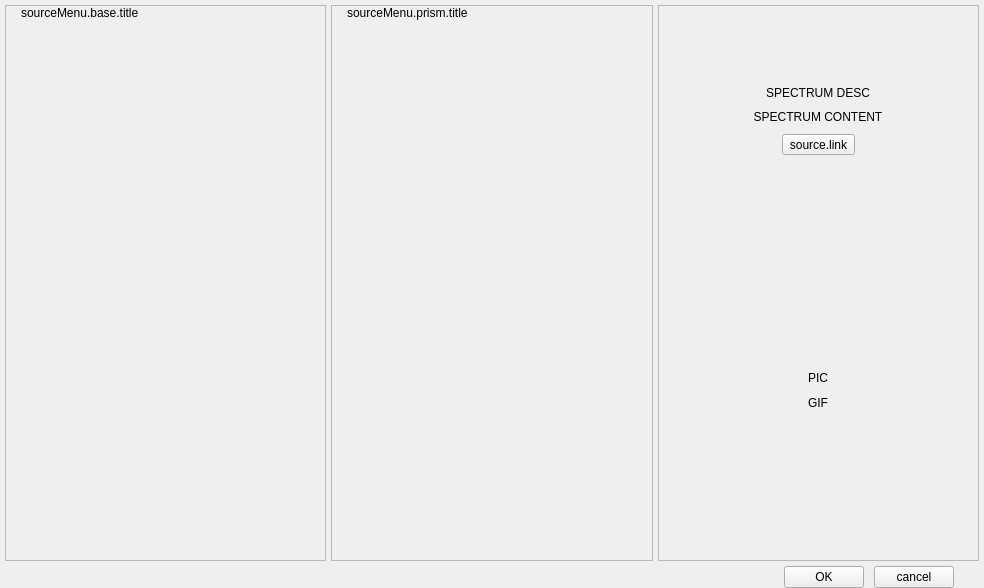
<?xml version="1.0" encoding="UTF-8"?>
<ui version="4.0">
 <class>PLSAddSourceView</class>
 <widget class="QWidget" name="PLSAddSourceView">
  <property name="geometry">
   <rect>
    <x>0</x>
    <y>0</y>
    <width>984</width>
    <height>588</height>
   </rect>
  </property>
  <property name="windowTitle">
   <string>Form</string>
  </property>
  <layout class="QVBoxLayout" name="verticalLayout">
   <property name="spacing">
    <number>0</number>
   </property>
   <property name="leftMargin">
    <number>0</number>
   </property>
   <property name="topMargin">
    <number>0</number>
   </property>
   <property name="rightMargin">
    <number>0</number>
   </property>
   <property name="bottomMargin">
    <number>0</number>
   </property>
   <item>
    <layout class="QHBoxLayout" name="horizontalLayout" stretch="1,1,1">
     <property name="spacing">
      <number>5</number>
     </property>
     <property name="leftMargin">
      <number>5</number>
     </property>
     <property name="topMargin">
      <number>5</number>
     </property>
     <property name="rightMargin">
      <number>5</number>
     </property>
     <property name="bottomMargin">
      <number>5</number>
     </property>
     <item>
      <widget class="QFrame" name="frame_baseSource">
       <property name="frameShape">
        <enum>QFrame::StyledPanel</enum>
       </property>
       <property name="frameShadow">
        <enum>QFrame::Raised</enum>
       </property>
       <layout class="QVBoxLayout" name="verticalLayout_2">
        <property name="spacing">
         <number>0</number>
        </property>
        <property name="leftMargin">
         <number>0</number>
        </property>
        <property name="topMargin">
         <number>0</number>
        </property>
        <property name="rightMargin">
         <number>0</number>
        </property>
        <property name="bottomMargin">
         <number>0</number>
        </property>
        <item>
         <layout class="QHBoxLayout" name="horizontalLayout_4">
          <property name="leftMargin">
           <number>15</number>
          </property>
          <property name="topMargin">
           <number>0</number>
          </property>
          <item>
           <widget class="QLabel" name="label_baseTitle">
            <property name="text">
             <string>sourceMenu.base.title</string>
            </property>
           </widget>
          </item>
         </layout>
        </item>
        <item>
         <widget class="VScrollArea" name="scrollArea">
          <property name="frameShape">
           <enum>QFrame::NoFrame</enum>
          </property>
          <property name="horizontalScrollBarPolicy">
           <enum>Qt::ScrollBarAlwaysOff</enum>
          </property>
          <property name="widgetResizable">
           <bool>true</bool>
          </property>
          <widget class="QWidget" name="content_baseSource">
           <property name="geometry">
            <rect>
             <x>0</x>
             <y>0</y>
             <width>319</width>
             <height>534</height>
            </rect>
           </property>
           <layout class="QVBoxLayout" name="verticalLayout_baseSource">
            <property name="spacing">
             <number>0</number>
            </property>
            <property name="leftMargin">
             <number>0</number>
            </property>
            <property name="topMargin">
             <number>0</number>
            </property>
            <property name="rightMargin">
             <number>0</number>
            </property>
            <property name="bottomMargin">
             <number>0</number>
            </property>
           </layout>
          </widget>
         </widget>
        </item>
       </layout>
      </widget>
     </item>
     <item>
      <widget class="QFrame" name="frame_prismSource">
       <property name="frameShape">
        <enum>QFrame::StyledPanel</enum>
       </property>
       <property name="frameShadow">
        <enum>QFrame::Raised</enum>
       </property>
       <layout class="QVBoxLayout" name="verticalLayout_3">
        <property name="spacing">
         <number>0</number>
        </property>
        <property name="leftMargin">
         <number>0</number>
        </property>
        <property name="topMargin">
         <number>0</number>
        </property>
        <property name="rightMargin">
         <number>0</number>
        </property>
        <property name="bottomMargin">
         <number>0</number>
        </property>
        <item>
         <layout class="QHBoxLayout" name="horizontalLayout_3">
          <property name="leftMargin">
           <number>15</number>
          </property>
          <property name="topMargin">
           <number>0</number>
          </property>
          <item>
           <widget class="QLabel" name="label_prismTitle">
            <property name="text">
             <string>sourceMenu.prism.title</string>
            </property>
           </widget>
          </item>
         </layout>
        </item>
        <item>
         <widget class="VScrollArea" name="scrollArea_2">
          <property name="frameShape">
           <enum>QFrame::NoFrame</enum>
          </property>
          <property name="horizontalScrollBarPolicy">
           <enum>Qt::ScrollBarAlwaysOff</enum>
          </property>
          <property name="widgetResizable">
           <bool>true</bool>
          </property>
          <widget class="QWidget" name="content_prismSource">
           <property name="geometry">
            <rect>
             <x>0</x>
             <y>0</y>
             <width>320</width>
             <height>534</height>
            </rect>
           </property>
           <layout class="QVBoxLayout" name="verticalLayout_prismSource">
            <property name="spacing">
             <number>0</number>
            </property>
            <property name="leftMargin">
             <number>0</number>
            </property>
            <property name="topMargin">
             <number>0</number>
            </property>
            <property name="rightMargin">
             <number>0</number>
            </property>
            <property name="bottomMargin">
             <number>0</number>
            </property>
           </layout>
          </widget>
         </widget>
        </item>
       </layout>
      </widget>
     </item>
     <item>
      <widget class="QFrame" name="frame_desc">
       <property name="minimumSize">
        <size>
         <width>0</width>
         <height>0</height>
        </size>
       </property>
       <property name="frameShape">
        <enum>QFrame::StyledPanel</enum>
       </property>
       <property name="frameShadow">
        <enum>QFrame::Raised</enum>
       </property>
       <layout class="QVBoxLayout" name="verticalLayout_4">
        <property name="spacing">
         <number>11</number>
        </property>
        <property name="leftMargin">
         <number>20</number>
        </property>
        <property name="topMargin">
         <number>80</number>
        </property>
        <property name="rightMargin">
         <number>20</number>
        </property>
        <property name="bottomMargin">
         <number>150</number>
        </property>
        <item>
         <layout class="QVBoxLayout" name="verticalLayout_5">
          <property name="spacing">
           <number>10</number>
          </property>
          <property name="topMargin">
           <number>0</number>
          </property>
          <item alignment="Qt::AlignHCenter">
           <widget class="QLabel" name="label_descTitle">
            <property name="sizePolicy">
             <sizepolicy hsizetype="Preferred" vsizetype="Preferred">
              <horstretch>0</horstretch>
              <verstretch>0</verstretch>
             </sizepolicy>
            </property>
            <property name="text">
             <string>SPECTRUM DESC</string>
            </property>
            <property name="scaledContents">
             <bool>true</bool>
            </property>
            <property name="alignment">
             <set>Qt::AlignCenter</set>
            </property>
            <property name="wordWrap">
             <bool>true</bool>
            </property>
           </widget>
          </item>
          <item alignment="Qt::AlignHCenter">
           <widget class="QLabel" name="label_descContent">
            <property name="sizePolicy">
             <sizepolicy hsizetype="Preferred" vsizetype="Fixed">
              <horstretch>0</horstretch>
              <verstretch>0</verstretch>
             </sizepolicy>
            </property>
            <property name="text">
             <string>SPECTRUM CONTENT</string>
            </property>
            <property name="alignment">
             <set>Qt::AlignHCenter|Qt::AlignTop</set>
            </property>
            <property name="wordWrap">
             <bool>true</bool>
            </property>
           </widget>
          </item>
          <item alignment="Qt::AlignHCenter">
           <widget class="QToolButton" name="buttonTip">
            <property name="text">
             <string>source.link</string>
            </property>
            <property name="toolButtonStyle">
             <enum>Qt::ToolButtonTextOnly</enum>
            </property>
           </widget>
          </item>
         </layout>
        </item>
        <item>
         <spacer name="verticalSpacer">
          <property name="orientation">
           <enum>Qt::Vertical</enum>
          </property>
          <property name="sizeHint" stdset="0">
           <size>
            <width>20</width>
            <height>0</height>
           </size>
          </property>
         </spacer>
        </item>
        <item alignment="Qt::AlignHCenter|Qt::AlignVCenter">
         <widget class="QLabel" name="label_descPic">
          <property name="text">
           <string>PIC</string>
          </property>
          <property name="scaledContents">
           <bool>true</bool>
          </property>
          <property name="alignment">
           <set>Qt::AlignCenter</set>
          </property>
         </widget>
        </item>
        <item alignment="Qt::AlignHCenter|Qt::AlignVCenter">
         <widget class="PLSApngLabel" name="label_descGif">
          <property name="text">
           <string>GIF</string>
          </property>
          <property name="scaledContents">
           <bool>true</bool>
          </property>
          <property name="alignment">
           <set>Qt::AlignCenter</set>
          </property>
         </widget>
        </item>
       </layout>
      </widget>
     </item>
    </layout>
   </item>
   <item>
    <widget class="QFrame" name="frame_buttonBox">
     <property name="frameShape">
      <enum>QFrame::NoFrame</enum>
     </property>
     <property name="frameShadow">
      <enum>QFrame::Raised</enum>
     </property>
     <layout class="QHBoxLayout" name="horizontalLayout_2">
      <property name="spacing">
       <number>10</number>
      </property>
      <property name="leftMargin">
       <number>0</number>
      </property>
      <property name="topMargin">
       <number>0</number>
      </property>
      <property name="rightMargin">
       <number>30</number>
      </property>
      <property name="bottomMargin">
       <number>0</number>
      </property>
      <item>
       <spacer name="horizontalSpacer">
        <property name="orientation">
         <enum>Qt::Horizontal</enum>
        </property>
        <property name="sizeHint" stdset="0">
         <size>
          <width>40</width>
          <height>20</height>
         </size>
        </property>
       </spacer>
      </item>
      <item>
       <widget class="QPushButton" name="buttonOK">
        <property name="text">
         <string>OK</string>
        </property>
        <property name="useFor" stdset="0">
         <string>Ok</string>
        </property>
       </widget>
      </item>
      <item>
       <widget class="QPushButton" name="buttonCancel">
        <property name="text">
         <string>cancel</string>
        </property>
        <property name="useFor" stdset="0">
         <string>Cancel</string>
        </property>
       </widget>
      </item>
     </layout>
    </widget>
   </item>
  </layout>
 </widget>
 <customwidgets>
  <customwidget>
   <class>VScrollArea</class>
   <extends>QScrollArea</extends>
   <header>vertical-scroll-area.hpp</header>
   <container>1</container>
  </customwidget>
  <customwidget>
   <class>PLSApngLabel</class>
   <extends>QLabel</extends>
   <header>PLSLabel.h</header>
  </customwidget>
 </customwidgets>
 <resources/>
 <connections/>
</ui>
